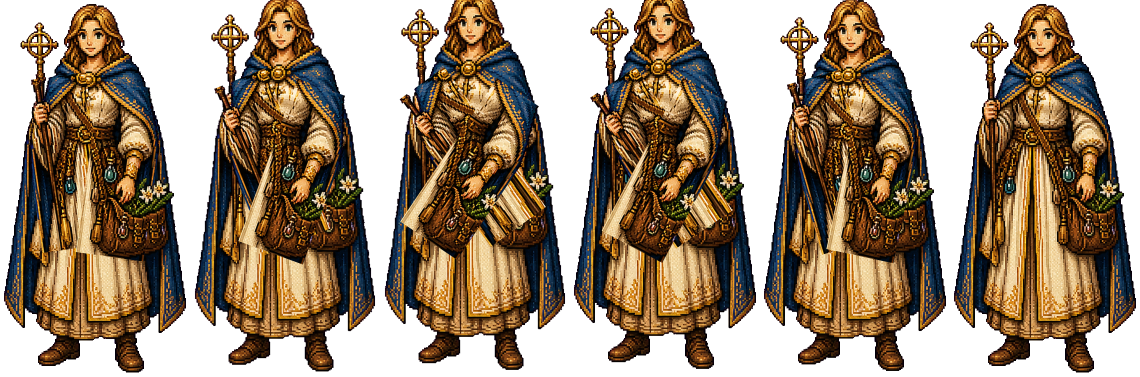
#> input picture Java/assets/animations/class_cleric_model_cast_anim.png, 2280 x 753 px (shown at 1/2 size); its folder holds 3 pictures in this run
$ python audit.py
#> lines starting #> are read from the running program, lines starting #| are printed output that depends on the picture; after the words box and inside, x2 and y2 are one past the last pixel; in counts of white or black regions, pixels touching at a corner belong together
from pathlib import Path
from PIL import Image, ImageDraw
from datetime import datetime
import json, hashlib
root=Path('Java/assets'); out=Path('asset-review/2026-09-22-sprite-integrity')
if (out/'inventory.json').exists():
 raise SystemExit('Pre-edit inventory already exists; refusing to overwrite restoration baseline.')
rows=[]
for p in sorted(root.rglob('*.png'),key=lambda p:(p.stat().st_mtime,str(p))):
 if 'source' in p.parts: continue
 row={'path':p.as_posix(),'modified':datetime.fromtimestamp(p.stat().st_mtime).isoformat(),'sha256':hashlib.sha256(p.read_bytes()).hexdigest()}
 try:
  with Image.open(p) as im:
#> im is the input picture: PIL image 2280x753 RGBA; mean R, G, B, A 67.5, 49.8, 29.9, 161.8
   im.load(); a=im.convert('RGBA').getchannel('A'); hist=a.histogram(); box=a.getbbox()
#> after `a = im.convert('RGBA').getchannel('A')`:
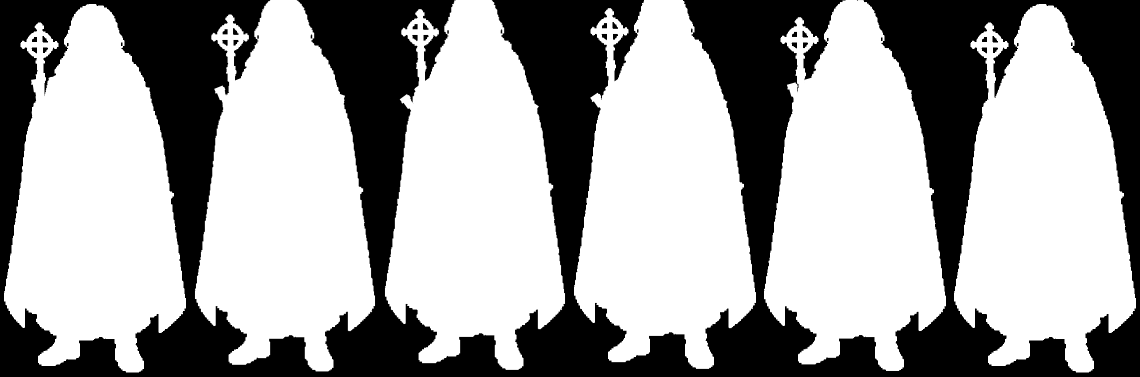
#> a: PIL image 2280x753 L (shown at 1/2 size); min 0, max 255, mean 161.8
#> after `hist = a.histogram()`: hist = 256 values, max 1085145 at index 255, min 6 at index 200, mean 6706.4
#> after `box = a.getbbox()`: box = (8, 0, 2272, 745)
   row.update(size=list(im.size),mode=im.mode,empty=box is None,opaque=hist[255]==im.width*im.height,bbox=box)
   row['edge_contact']=bool(box and (box[0]==0 or box[1]==0 or box[2]==im.width or box[3]==im.height))
 except Exception as e: row['error']=str(e)
 rows.append(row)
#> pass 2 of the loop `for p in sorted(root.rglob('*.png'),key=lambda p:(p.stat().st_mtime,st..`:
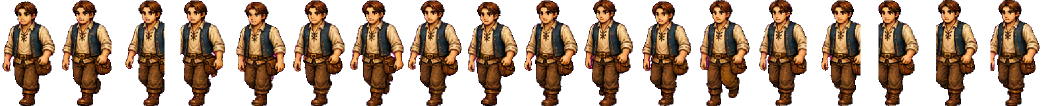
#> input picture Java/assets/animations/npc_citizen_man_model_down_walk_anim.png, 2088 x 212 px (shown at 1/2 size)
#> im is the input picture: PIL image 2088x212 RGBA; mean R, G, B, A 57.3, 37.8, 22.4, 127.4
#> `a = im.convert('RGBA').getchannel('A')`:
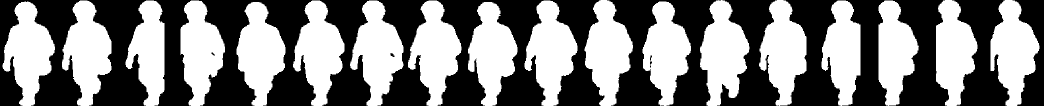
#> a: PIL image 2088x212 L (shown at 1/2 size); 49.9% white; 19 white regions (1 under 20 px), largest, box (x1, y1, x2, y2) and area: (1400, 0, 1499, 212) 13196, (700, 1, 807, 212) 12892, (1049, 1, 1155, 212) 12851
#> hist = 256 values, max 221570 at index 0, min 0 at index 1, mean 1729.1
#> box = (5, 0, 2079, 212)
#> pass 3 of the loop `for p in sorted(root.rglob('*.png'),key=lambda p:(p.stat().st_mtime,st..`:
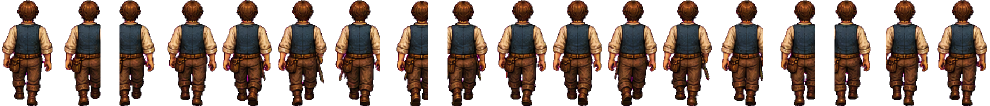
#> input picture Java/assets/animations/npc_citizen_man_model_up_walk_anim.png, 1980 x 212 px (shown at 1/2 size)
#> im is the input picture: PIL image 1980x212 RGBA; mean R, G, B, A 42, 27.6, 20, 126.1
#> `a = im.convert('RGBA').getchannel('A')`:
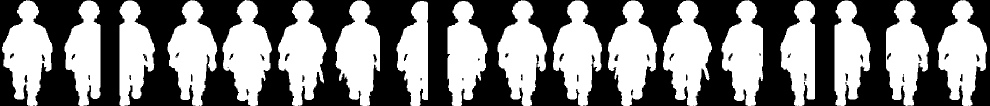
#> a: PIL image 1980x212 L (shown at 1/2 size); 49.5% white; 23 white regions (5 under 20 px), largest, box (x1, y1, x2, y2) and area: (445, 0, 544, 212) 12565, (1216, 1, 1314, 212) 12504, (1326, 1, 1424, 212) 12428
#> hist = 256 values, max 212129 at index 0, min 0 at index 1, mean 1639.7
#> box = (4, 0, 1974, 212)
#> the loop made 4 passes; the first 3 are shown
(out/'inventory.json').write_text(json.dumps(rows,indent=2))
def sheet(items,name):
#> called with name = 'oldest-60.png'
 canvas=Image.new('RGB',(1000,220*((len(items)+4)//5)),(65,69,76));d=ImageDraw.Draw(canvas)
#> after `canvas = Image.new('RGB', (1000, 220 * ((len(items) + 4) // 5)), (65, `:
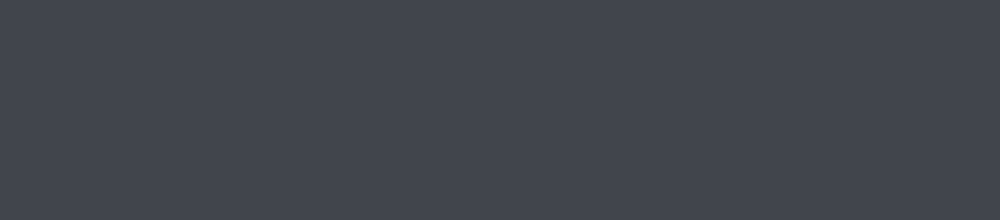
#> canvas: PIL image 1000x220 RGB; mean R, G, B 65, 69, 76
 for i,r in enumerate(items):
  with Image.open(r['path']) as im:
   im=im.convert('RGBA');im.thumbnail((188,177),Image.Resampling.NEAREST)
#> after `im.thumbnail((188, 177), Image.Resampling.NEAREST)`:
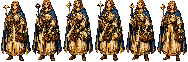
#> im: PIL image 188x62 RGBA; mean R, G, B, A 68, 50, 29.6, 161.8; transparent parts drawn white
   x=(i%5)*200;y=(i//5)*220;canvas.paste(im,(x+(200-im.width)//2,y),im)
#> after `canvas.paste(im, (x + (200 - im.width) // 2, y), im)`:
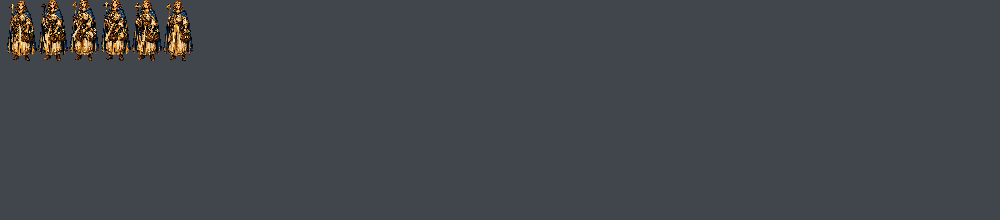
#> canvas: PIL image 1000x220 RGB; mean R, G, B 66.4, 69.3, 75
   label=Path(r['path']).stem
   d.text((x+3,y+180),label[:28],fill='white');d.text((x+3,y+194),label[28:55],fill='white');d.text((x+3,y+207),r['modified'][:10],fill='white')
#> pass 2 of the loop in sheet, `for i,r in enumerate(items):`:
#> im: PIL image 188x19 RGBA
#> in sheet, `canvas.paste(im, (x + (200 - im.width) // 2, y), im)`:
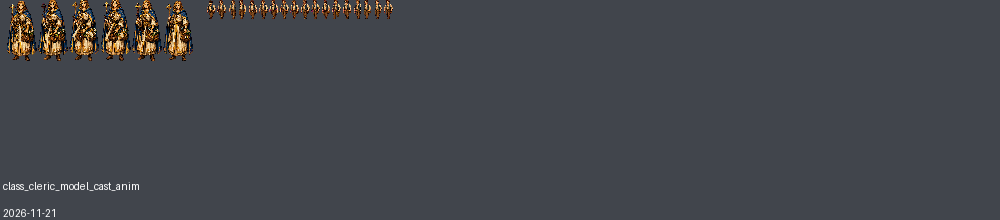
#> canvas: PIL image 1000x220 RGB; mean R, G, B 67.1, 69.7, 75.1
#> pass 3 of the loop in sheet, `for i,r in enumerate(items):`:
#> im: PIL image 188x20 RGBA
#> in sheet, `canvas.paste(im, (x + (200 - im.width) // 2, y), im)`:
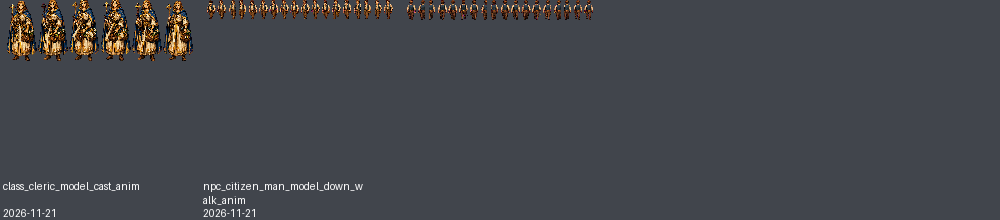
#> canvas: PIL image 1000x220 RGB; mean R, G, B 67.8, 70, 75.2
#> the loop made 4 passes; the first 3 are shown
 canvas.save(out/name)
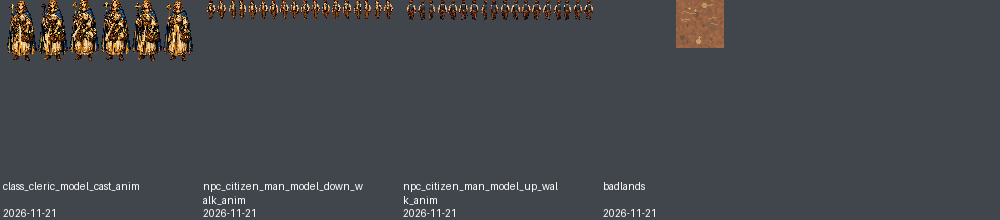
#> saved as oldest-60.png: PIL image 1000x220 RGB; mean R, G, B 69.3, 71, 75.7
sheet(rows[:60],'oldest-60.png')
city=[r for r in rows if '/city/' in r['path'] and '/overworld/' not in r['path']]
sheet(city[:60],'oldest-city-60.png')
#> (the run stopped early here; a loop or call above may not have finished)
